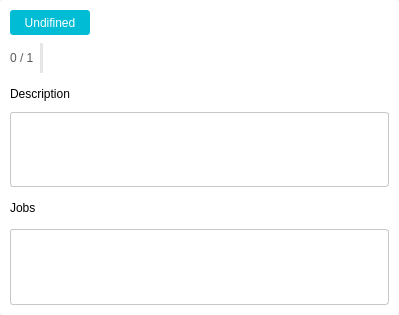
<?xml version="1.0" encoding="UTF-8"?>
<ui version="4.0">
 <class>ProjetClass</class>
 <widget class="QWidget" name="ProjetClass">
  <property name="geometry">
   <rect>
    <x>0</x>
    <y>0</y>
    <width>399</width>
    <height>315</height>
   </rect>
  </property>
  <property name="windowTitle">
   <string>Projet</string>
  </property>
  <property name="styleSheet">
   <string notr="true">background:none;</string>
  </property>
  <layout class="QHBoxLayout" name="horizontalLayout">
   <property name="spacing">
    <number>0</number>
   </property>
   <property name="leftMargin">
    <number>0</number>
   </property>
   <property name="topMargin">
    <number>0</number>
   </property>
   <property name="rightMargin">
    <number>0</number>
   </property>
   <property name="bottomMargin">
    <number>0</number>
   </property>
   <item>
    <widget class="QFrame" name="fr_projet">
     <property name="sizePolicy">
      <sizepolicy hsizetype="Expanding" vsizetype="MinimumExpanding">
       <horstretch>0</horstretch>
       <verstretch>0</verstretch>
      </sizepolicy>
     </property>
     <property name="minimumSize">
      <size>
       <width>250</width>
       <height>115</height>
      </size>
     </property>
     <property name="styleSheet">
      <string notr="true">*{
background-color: rgb(255, 255, 255);
border-radius:3px;
	font: 11pt &quot;Calibri&quot;;
}

#te_description, QListWidget
{
	border:1px solid rgb(200, 200, 200);
}</string>
     </property>
     <property name="frameShape">
      <enum>QFrame::StyledPanel</enum>
     </property>
     <property name="frameShadow">
      <enum>QFrame::Raised</enum>
     </property>
     <layout class="QVBoxLayout" name="verticalLayout_6">
      <property name="spacing">
       <number>8</number>
      </property>
      <property name="leftMargin">
       <number>10</number>
      </property>
      <property name="topMargin">
       <number>10</number>
      </property>
      <property name="rightMargin">
       <number>10</number>
      </property>
      <property name="bottomMargin">
       <number>10</number>
      </property>
      <item>
       <layout class="QHBoxLayout" name="hl_tags">
        <item>
         <widget class="QLabel" name="la_tag_projet">
          <property name="minimumSize">
           <size>
            <width>80</width>
            <height>25</height>
           </size>
          </property>
          <property name="maximumSize">
           <size>
            <width>70</width>
            <height>25</height>
           </size>
          </property>
          <property name="styleSheet">
           <string notr="true">background-color: rgb(0, 188, 213);
color:white;
border-radius:3px;
font: 10pt &quot;Calibri&quot;;
</string>
          </property>
          <property name="text">
           <string>Undifined</string>
          </property>
          <property name="alignment">
           <set>Qt::AlignCenter</set>
          </property>
         </widget>
        </item>
        <item>
         <spacer name="horizontalSpacer">
          <property name="orientation">
           <enum>Qt::Horizontal</enum>
          </property>
          <property name="sizeHint" stdset="0">
           <size>
            <width>40</width>
            <height>20</height>
           </size>
          </property>
         </spacer>
        </item>
       </layout>
      </item>
      <item>
       <layout class="QVBoxLayout" name="vl_titre"/>
      </item>
      <item>
       <layout class="QHBoxLayout" name="hl_bottom">
        <item>
         <widget class="QLabel" name="la_date">
          <property name="styleSheet">
           <string notr="true">color: rgb(90, 90, 90);</string>
          </property>
          <property name="text">
           <string>0 / 1</string>
          </property>
         </widget>
        </item>
        <item>
         <widget class="Line" name="separator">
          <property name="styleSheet">
           <string notr="true">border:2px solid rgb(230,230,230);</string>
          </property>
          <property name="orientation">
           <enum>Qt::Vertical</enum>
          </property>
         </widget>
        </item>
        <item>
         <layout class="QHBoxLayout" name="hl_nom_client"/>
        </item>
        <item>
         <spacer name="hp">
          <property name="orientation">
           <enum>Qt::Horizontal</enum>
          </property>
          <property name="sizeHint" stdset="0">
           <size>
            <width>40</width>
            <height>20</height>
           </size>
          </property>
         </spacer>
        </item>
        <item>
         <widget class="QPushButton" name="b_detail">
          <property name="minimumSize">
           <size>
            <width>30</width>
            <height>30</height>
           </size>
          </property>
          <property name="maximumSize">
           <size>
            <width>30</width>
            <height>30</height>
           </size>
          </property>
          <property name="cursor">
           <cursorShape>PointingHandCursor</cursorShape>
          </property>
          <property name="toolTip">
           <string>&lt;html&gt;&lt;head/&gt;&lt;body&gt;&lt;p&gt;Show details&lt;/p&gt;&lt;/body&gt;&lt;/html&gt;</string>
          </property>
          <property name="text">
           <string/>
          </property>
          <property name="icon">
           <iconset>
            <normaloff>images/projectmanagement/detail.png</normaloff>images/projectmanagement/detail.png</iconset>
          </property>
         </widget>
        </item>
        <item>
         <widget class="QPushButton" name="b_supprimer">
          <property name="minimumSize">
           <size>
            <width>30</width>
            <height>30</height>
           </size>
          </property>
          <property name="maximumSize">
           <size>
            <width>30</width>
            <height>30</height>
           </size>
          </property>
          <property name="cursor">
           <cursorShape>PointingHandCursor</cursorShape>
          </property>
          <property name="toolTip">
           <string>&lt;html&gt;&lt;head/&gt;&lt;body&gt;&lt;p&gt;Delete project&lt;/p&gt;&lt;/body&gt;&lt;/html&gt;</string>
          </property>
          <property name="text">
           <string/>
          </property>
          <property name="icon">
           <iconset>
            <normaloff>images/projectmanagement/bin.png</normaloff>images/projectmanagement/bin.png</iconset>
          </property>
         </widget>
        </item>
       </layout>
      </item>
      <item>
       <widget class="QFrame" name="fr_annexe">
        <property name="frameShape">
         <enum>QFrame::StyledPanel</enum>
        </property>
        <property name="frameShadow">
         <enum>QFrame::Raised</enum>
        </property>
        <layout class="QVBoxLayout" name="verticalLayout">
         <property name="leftMargin">
          <number>0</number>
         </property>
         <property name="topMargin">
          <number>0</number>
         </property>
         <property name="rightMargin">
          <number>0</number>
         </property>
         <property name="bottomMargin">
          <number>0</number>
         </property>
         <item>
          <widget class="QLabel" name="la_description">
           <property name="minimumSize">
            <size>
             <width>0</width>
             <height>25</height>
            </size>
           </property>
           <property name="text">
            <string>Description</string>
           </property>
          </widget>
         </item>
         <item>
          <widget class="QTextEdit" name="te_description">
           <property name="minimumSize">
            <size>
             <width>0</width>
             <height>50</height>
            </size>
           </property>
          </widget>
         </item>
         <item>
          <layout class="QHBoxLayout" name="horizontalLayout_2">
           <item>
            <widget class="QLabel" name="la_jobs">
             <property name="minimumSize">
              <size>
               <width>0</width>
               <height>25</height>
              </size>
             </property>
             <property name="text">
              <string>Jobs</string>
             </property>
            </widget>
           </item>
           <item>
            <widget class="QPushButton" name="b_plus">
             <property name="minimumSize">
              <size>
               <width>30</width>
               <height>30</height>
              </size>
             </property>
             <property name="maximumSize">
              <size>
               <width>30</width>
               <height>30</height>
              </size>
             </property>
             <property name="cursor">
              <cursorShape>PointingHandCursor</cursorShape>
             </property>
             <property name="toolTip">
              <string>&lt;html&gt;&lt;head/&gt;&lt;body&gt;&lt;p&gt;Show details&lt;/p&gt;&lt;/body&gt;&lt;/html&gt;</string>
             </property>
             <property name="text">
              <string/>
             </property>
             <property name="icon">
              <iconset>
               <normaloff>images/projectmanagement/plus.png</normaloff>images/projectmanagement/plus.png</iconset>
             </property>
             <property name="iconSize">
              <size>
               <width>20</width>
               <height>20</height>
              </size>
             </property>
            </widget>
           </item>
           <item>
            <widget class="QPushButton" name="b_moins">
             <property name="minimumSize">
              <size>
               <width>30</width>
               <height>30</height>
              </size>
             </property>
             <property name="maximumSize">
              <size>
               <width>30</width>
               <height>30</height>
              </size>
             </property>
             <property name="cursor">
              <cursorShape>PointingHandCursor</cursorShape>
             </property>
             <property name="toolTip">
              <string>&lt;html&gt;&lt;head/&gt;&lt;body&gt;&lt;p&gt;Show details&lt;/p&gt;&lt;/body&gt;&lt;/html&gt;</string>
             </property>
             <property name="text">
              <string/>
             </property>
             <property name="icon">
              <iconset>
               <normaloff>images/projectmanagement/minus.png</normaloff>images/projectmanagement/minus.png</iconset>
             </property>
             <property name="iconSize">
              <size>
               <width>20</width>
               <height>20</height>
              </size>
             </property>
            </widget>
           </item>
          </layout>
         </item>
         <item>
          <widget class="QListWidget" name="lw_jobs">
           <property name="minimumSize">
            <size>
             <width>0</width>
             <height>50</height>
            </size>
           </property>
           <property name="sizeAdjustPolicy">
            <enum>QAbstractScrollArea::AdjustIgnored</enum>
           </property>
           <property name="alternatingRowColors">
            <bool>true</bool>
           </property>
          </widget>
         </item>
        </layout>
       </widget>
      </item>
     </layout>
    </widget>
   </item>
  </layout>
 </widget>
 <layoutdefault spacing="6" margin="11"/>
 <resources/>
 <connections/>
</ui>
